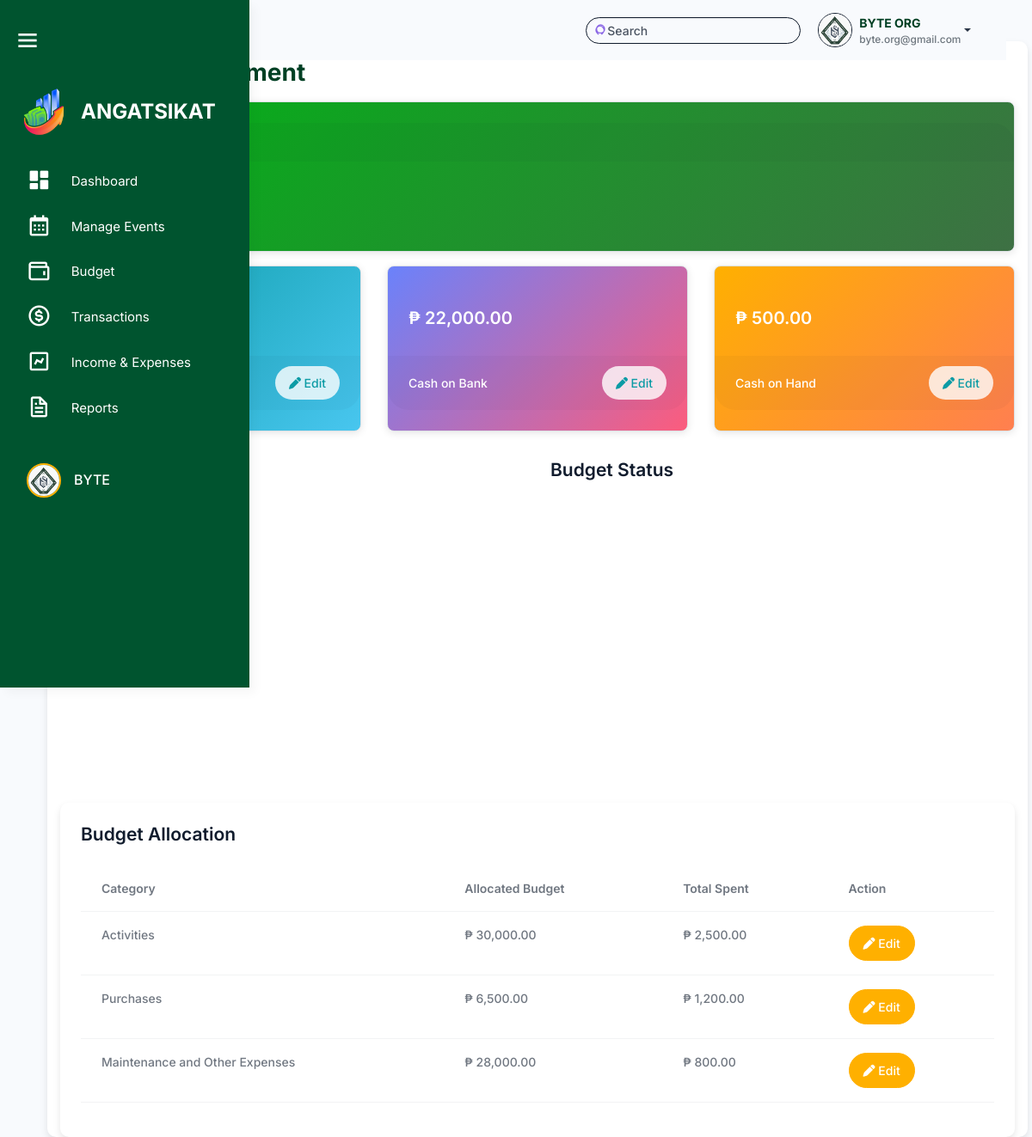
The page /budget_management/budget_overview.php on the database its author committed.
### tables this page shows
CREATE TABLE `organizations` (
  `organization_id` int(11) NOT NULL,
  `organization_name` varchar(255) NOT NULL,
  `organization_logo` varchar(255) DEFAULT NULL,
  `organization_members` int(11) NOT NULL DEFAULT 0,
  `organization_status` enum('Probationary','Level I','Level II') NOT NULL DEFAULT 'Probationary',
  `created_at` timestamp NOT NULL DEFAULT current_timestamp(),
  `balance` decimal(15,2) DEFAULT 0.00,
  `beginning_balance` decimal(15,2) DEFAULT 0.00,
  `cash_on_bank` decimal(15,2) DEFAULT 0.00,
  `cash_on_hand` decimal(15,2) DEFAULT 0.00
);

CREATE TABLE `budget_allocation` (
  `allocation_id` int(11) NOT NULL,
  `organization_id` int(11) NOT NULL,
  `category` enum('Activities','Purchases','Maintenance and Other Expenses') NOT NULL,
  `allocated_budget` decimal(10,2) NOT NULL DEFAULT 0.00,
  `total_spent` decimal(10,2) NOT NULL DEFAULT 0.00,
  `created_at` timestamp NOT NULL DEFAULT current_timestamp(),
  `updated_at` timestamp NOT NULL DEFAULT current_timestamp() ON UPDATE current_timestamp()
);

### budget_management/budget_overview.php (the view, shortened to what this page needs)
<?php
    include 'connection.php';
    $organization_id = 1;
    $query = "SELECT
                beginning_balance,
                cash_on_bank,
                cash_on_hand,
                balance
            FROM
                organizations
            WHERE
                organization_id = $organization_id";
    $result = mysqli_query($conn, $query);
    $row = mysqli_fetch_assoc($result);
    $cash_on_bank = $row['cash_on_bank'];
    $cash_on_hand = $row['cash_on_hand'];
?>
<!doctype html>
<html lang="en">
<head>
    <link rel="stylesheet" href="../assets/css/styles.min.css" />
    <link rel="stylesheet" href="../html/sidebar.css" />
    <link rel="stylesheet" href="../budget_management/budget.css" />
    <link href="https://unpkg.com/boxicons@2.1.4/css/boxicons.min.css" rel="stylesheet" />
    <link rel="stylesheet" href="https://cdnjs.cloudflare.com/ajax/libs/font-awesome/6.6.0/css/all.min.css">
</head>
<body>
    <div class="page-wrapper" id="main-wrapper" data-layout="vertical" data-navbarbg="skin6" data-sidebartype="full"
        data-sidebar-position="fixed" data-header-position="fixed">
        <aside class="left-sidebar" id="sidebar">
            <div class="top-bar">
                <div id="toggleSidebar" class="burger-icon">
                <i class="bx bx-menu"></i>
                </div>
            </div>
            <div>
                <div class="brand-logo logo-container">
                <a href="../html/officer_dashboard.html" class="logo-img">
                    <img src="angat sikat.png" alt="Angat Sikat Logo" class="sidebar-logo">
                </a>
                <span class="logo-text">ANGATSIKAT</span>
                </div>
                <nav class="sidebar-nav">
                    <ul id="sidebarnav">
                        <li class="sidebar-item">
                        <a class="sidebar-link" href="../dashboard/officer_dashboard.php" aria-expanded="false" data-tooltip="Dashboard">
                            <i class="bx bxs-dashboard"></i>
                            <span class="hide-menu">Dashboard</span>
                        </a>
                        </li>
                        <li class="sidebar-item">
                        <a class="sidebar-link" href="../activity_management/activities.php" aria-expanded="false"
                            data-tooltip="Manage Events">
                            <i class="bx bx-calendar"></i>
                            <span class="hide-menu">Manage Events</span>
                        </a>
                        </li>
                        <li class="sidebar-item">
                        <a class="sidebar-link" aria-expanded="false" data-tooltip="Budget">
                            <i class="bx bx-wallet"></i>
                            <span class="hide-menu">Budget</span>
                        </a>
                        </li>
                        <li class="sidebar-item">
                        <a class="sidebar-link" href="#transactions" aria-expanded="false" data-tooltip="Transactions">
                            <i class="bx bx-dollar-circle"></i>
                            <span class="hide-menu">Transactions</span>
                        </a>
                        </li>
                        <li class="sidebar-item">
                        <a class="sidebar-link" aria-expanded="false" data-tooltip="Income & Expenses">
                            <i class="bx bx-chart"></i>
                            <span class="hide-menu">Income & Expenses</span>
                        </a>
                        </li>
                        <li class="sidebar-item">
                        <a class="sidebar-link" href="reports.php" aria-expanded="false" data-tooltip="Reports">
                            <i class="bx bx-file"></i>
                            <span class="hide-menu">Reports</span>
                        </a>
                        </li>
                        <li class="sidebar-item profile-container">
                        <a class="sidebar-link" href="../user/profile.html" aria-expanded="false" data-tooltip="Profile">
                            <div class="profile-pic-border">
                            <img src="byte.png" alt="Profile Picture" class="profile-pic" />
                            </div>
                            <span class="profile-name">BYTE</span>
                        </a>
                        </li>
                    </ul>
                </nav>
            </div>
        </aside>
        <div class="body-wrapper">
            <header class="app-header">
                <nav class="navbar navbar-expand-lg navbar-light">
                    <div class="navbar-collapse justify-content-end px-0" id="navbarNav">
                        <div class="container-fluid d-flex justify-content-end align-items-center"
                            style="padding: 0 1rem; background-color: transparent;">
                            <div class="d-none d-sm-flex position-relative" style=" width: 250px; margin-right: 10px;">
                                <input class="form-control py-1 ps-4 pe-3 border border-dark rounded-pill" type="search"
                                    placeholder="Search" id="searchInput" style="width: 100%; padding: 0.25rem 1rem;">
                            </div>
                            <div class="dropdown">
                                <a href="#" class="dropdown-toggle d-flex align-items-center" data-bs-toggle="dropdown"
                                    aria-expanded="false" style="text-decoration: none;">
                                    <img class="border border-dark rounded-circle" src="byte.png" alt="Profile"
                                        style="width: 40px; height: 40px; margin-left: 10px;">
                                    <div class="d-flex flex-column align-items-start ms-2">
                                        <span style="font-weight: bold; color: #004024; text-decoration: none;">BYTE
                                            ORG</span>
                                        <span
                                            style="font-size: 0.85em; color: #6c757d; text-decoration: none;">byte.org@gmail.com</span>
                                    </div>
                                </a>
                            </div>
                        </div>
                    </div>
                </nav>
            </header>
            <div class="container mt-5">
                <h2 class="mb-3"> Budget Management </h2>
                <div class="row">
                    <div class="col-md">
                        <div class="card text-white gradient-card mb-3 py-4">
                            <div class="card-header">Balance</div>
                            <div class="card-body">
                                <h3 class="card-title">₱
                                </h3>
                            </div>
                        </div>
                    </div>
                </div>
                <div class="row">
                    <div class="col-md-4">
                        <div class="card gradient-card-2 text-white mb-3 py-4">
                            <div class="card-body">
                                <h5 class="card-title">₱
                                </h5>
                            </div>
                            <div class="card-footer d-flex justify-content-between align-items-center">
                                <span>Beginning Balance</span>
                                <button class="btn btn-light edit-balance-btn" data-bs-toggle="modal"
                                    data-bs-target="#editBeginningBalanceModal"
                                    data-id="<?php echo $organization_id; ?>"><i class="fa-solid fa-pen"></i>
                                    Edit</button>
                            </div>
                        </div>
                    </div>
                    <div class="col-md-4">
                        <div class="card text-white gradient-card-3 mb-3 py-4">
                            <div class="card-body">
                                <h5 class="card-title">₱
                                    <?php echo number_format($cash_on_bank, 2); ?>
                                </h5>
                            </div>
                            <div class="card-footer d-flex justify-content-between align-items-center">
                                <span>Cash on Bank</span>
                                <button class="btn btn-light edit-balance-btn" data-bs-toggle="modal"
                                    data-bs-target="#editCashOnBankModal" data-id="<?php echo $organization_id; ?>"><i
                                        class="fa-solid fa-pen"></i> Edit</button>
                            </div>
                        </div>
                    </div>
                    <div class="col-md-4">
                        <div class="card text-white gradient-card-1 mb-3 py-4">
                            <div class="card-body">
                                <h5 class="card-title">₱
                                    <?php echo number_format($cash_on_hand, 2); ?>
                                </h5>
                            </div>
                            <div class="card-footer d-flex justify-content-between align-items-center">
                                <span>Cash on Hand</span>
                                <button class="btn btn-light edit-balance-btn" data-bs-toggle="modal"
                                    data-bs-target="#editCashOnHandModal" data-id="<?php echo $organization_id; ?>"><i
                                        class="fa-solid fa-pen"></i> Edit</button>
                            </div>
                        </div>
                    </div>
                </div>
                <div class="row mt-3">
                    <h4 class="col">
                    </h4>
                    <h4 class="col"> Budget Status </h4>
                </div>
                <div class="row">
                    <div id="budgetStructure" class="col" style="width: 500px; height: 350px;"></div>
                    <div id="budgetStatus" class="col" style="width: 500px; height: 350px;"></div>
                </div>
                <div class="tablecontainer mt-3 p-4">
                    <h4 class="mb-4"> Budget Allocation </h4>
                    <table class="table">
                        <thead class="thead-light">
                            <tr>
                                <th>Category</th>
                                <th>Allocated Budget</th>
                                <th>Total Spent</th>
                                <th>Action</th>
                            </tr>
                        </thead>
                        <tbody>
                            <?php
                                $query = "SELECT * FROM budget_allocation";
                                $result = mysqli_query($conn, $query);
                                while ($row = mysqli_fetch_assoc($result)) { ?>
                                <tr>
                                    <td>
                                        <?php echo htmlspecialchars($row['category']); ?>
                                    </td>
                                    <td>₱
                                        <?php echo number_format($row['allocated_budget'], 2); ?>
                                    </td>
                                    <td>₱
                                        <?php echo number_format($row['total_spent'], 2); ?>
                                    </td>
                                    <td>
                                        <button class="btn btn-primary edit-btn"
                                            data-id="<?php echo $row['allocation_id']; ?>" data-bs-toggle="modal"
                                            data-bs-target="#editBudgetModal"><i class="fa-solid fa-pen"></i> Edit</button>
                                    </td>
                                </tr>
                            <?php } ?>
                        </tbody>
                    </table>
                </div>
            </div>
        </div>
    </div>
</body>
</html>

### html/sidebar.css (style rules this page uses)
#sidebar { width: 290px; background-color: #00542f; transition: width 0.3s, border-radius 0.3s, margin-left 0.3s; display: flex; flex-direction: column; height: 100vh; border-radius: 0; margin-left: 0; overflow-x: hidden; }
#sidebar .sidebar-item a { display: flex; align-items: center; padding: 10px 15px; color: #ffffff; text-decoration: none; border-radius: 8px; transition: background-color 0.3s; }
.sidebar-item a i { font-size: 1.5rem; margin-right: 10px; transition: color 0.3s; }
.profile-container { display: flex; align-items: center; width: 100%; margin-top: 30px; position: relative; flex-shrink: 0; }
.sidebar-item { position: relative; }
.sidebar-item a[data-tooltip]::after { content: attr(data-tooltip); position: absolute; left: 100%; top: 50%; transform: translateY(-50%); background-color: #00542f; color: #ffffff; padding: 5px 10px; border-radius: 5px; opacity: 0; white-space: nowrap; transition: opacity 0.3s, left 0.3s; pointer-events: none; font-size: 0.85rem; margin-left: 10px; z-index: 10; }
.sidebar-link[data-tooltip]::after { opacity: 1 !important; }

### budget_management/budget.css (style rules this page uses)
.gradient-card { background: linear-gradient(135deg, #00b415, #3e7044); }
.gradient-card-1 { background: linear-gradient(135deg, #ffb000, #ff7f50); }
.gradient-card-2 { background: linear-gradient(135deg, #0b9ba5, #48c6ef); }
.gradient-card-3 { background: linear-gradient(135deg, #6a82fb, #fc5c7d); }
.card-title { color: white; }
.btn-light { background-color: rgba(255, 255, 255, 0.8); border: none; color: #0b9ba5; }
.container { padding-top: 20px; background-color: #fff; border-radius: 10px; box-shadow: 0 4px 8px rgba(0, 0, 0, 0.1); }
.tablecontainer { padding-top: 20px; background-color: #fff; border-radius: 10px; box-shadow: 0 4px 8px rgba(0, 0, 0, 0.1); }
table { table-layout: auto; max-width: 100%; height: auto; border-collapse: collapse; }
.btn-primary { background-color: #ffb000; border-color: #ffb000; }

### rows shown on the page
organizations: cash_on_bank "22,000.00", cash_on_hand "500.00"
budget_allocation: category "Activities", allocated_budget "30,000.00", total_spent "2,500.00"
budget_allocation: category "Purchases", allocated_budget "6,500.00", total_spent "1,200.00"
budget_allocation: category "Maintenance and Other Expenses", allocated_budget "28,000.00", total_spent "800.00"
